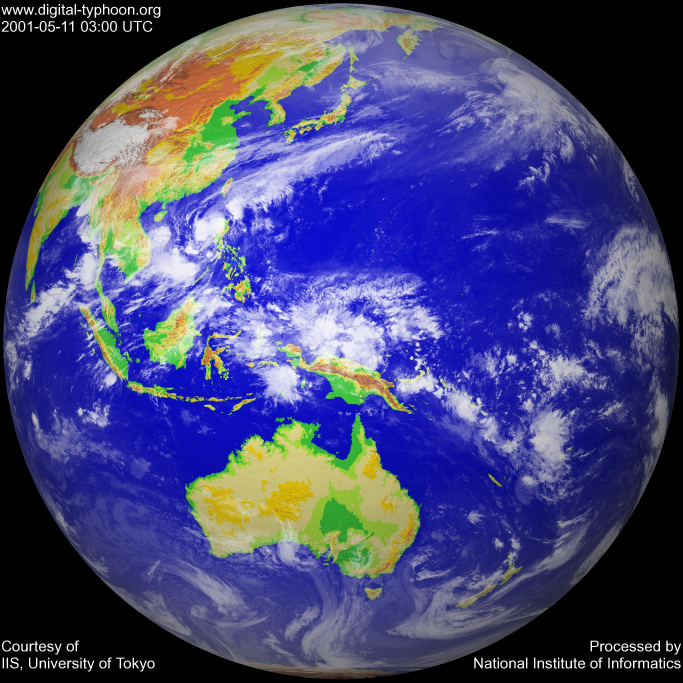
#> input picture 2048x2048.jpg, 2048 x 2048 px (shown at 1/3 size)
$ python get_coord.py
#> lines starting #> are read from the running program, lines starting #| are printed output that depends on the picture
import numpy as np
import matplotlib.animation as animation
import matplotlib.pyplot as plt
from PIL import Image

# 2048x2048.jpg  size: 2048 x 2048

def on_press(event):
    print("my position:" ,event.button,event.xdata, event.ydata)

if __name__ == '__main__':
    fig = plt.figure()
    img = Image.open('2048x2048.jpg')
#> img is the input picture: PIL image 2048x2048 RGB; mean R, G, B 69.6, 70.8, 116.6
    plt.plot([9, 1024, 2037, 1024], [1024, 9, 1024, 2037], 'r*')
    plt.imshow(img, animated= True)
    fig.canvas.mpl_connect('button_press_event', on_press)
    plt.show()
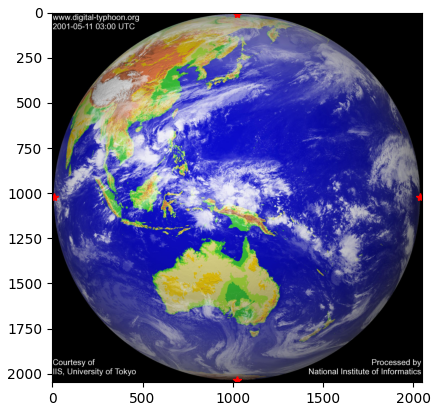
#> figure drawn by matplotlib, 1 panel
